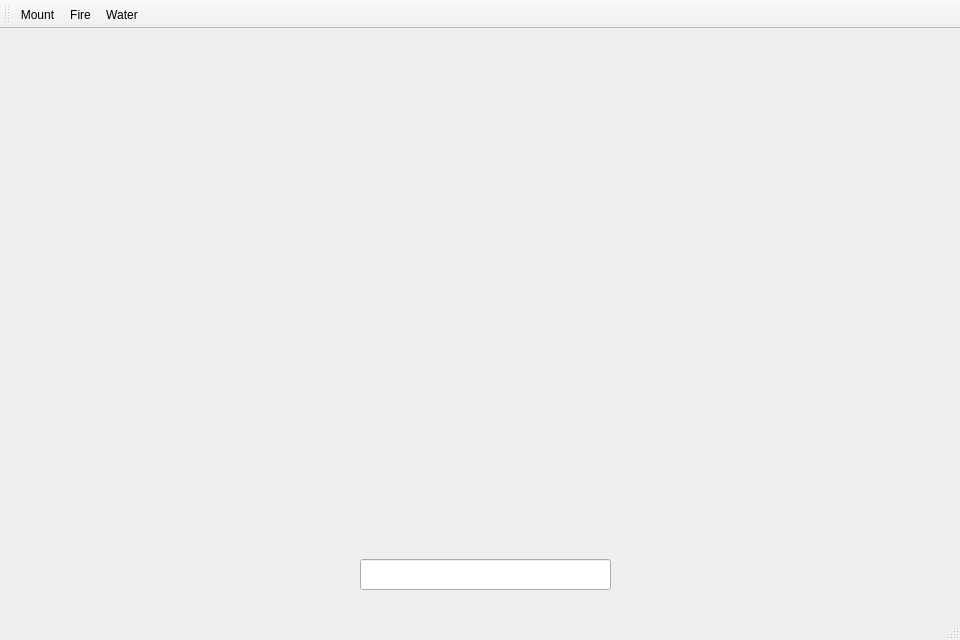
<?xml version="1.0" encoding="UTF-8"?>
<ui version="4.0">
 <class>MainWindow</class>
 <widget class="QMainWindow" name="MainWindow">
  <property name="geometry">
   <rect>
    <x>0</x>
    <y>0</y>
    <width>960</width>
    <height>640</height>
   </rect>
  </property>
  <property name="maximumSize">
   <size>
    <width>960</width>
    <height>640</height>
   </size>
  </property>
  <property name="windowTitle">
   <string>MainWindow</string>
  </property>
  <property name="autoFillBackground">
   <bool>false</bool>
  </property>
  <widget class="QWidget" name="centralwidget">
   <widget class="QLineEdit" name="lineEdit">
    <property name="geometry">
     <rect>
      <x>360</x>
      <y>530</y>
      <width>251</width>
      <height>31</height>
     </rect>
    </property>
   </widget>
  </widget>
  <widget class="QMenuBar" name="menubar">
   <property name="geometry">
    <rect>
     <x>0</x>
     <y>0</y>
     <width>960</width>
     <height>23</height>
    </rect>
   </property>
  </widget>
  <widget class="QStatusBar" name="statusbar"/>
  <widget class="QToolBar" name="toolBar_2">
   <property name="windowTitle">
    <string>toolBar_2</string>
   </property>
   <attribute name="toolBarArea">
    <enum>TopToolBarArea</enum>
   </attribute>
   <attribute name="toolBarBreak">
    <bool>false</bool>
   </attribute>
   <addaction name="actionMount"/>
   <addaction name="actionFire"/>
   <addaction name="actionWater"/>
  </widget>
  <action name="actionMount">
   <property name="icon">
    <iconset resource="Img.qrc">
     <normaloff>:/images/Res/mount.png</normaloff>:/images/Res/mount.png</iconset>
   </property>
   <property name="text">
    <string>Mount</string>
   </property>
   <property name="toolTip">
    <string>Mount</string>
   </property>
  </action>
  <action name="actionFire">
   <property name="icon">
    <iconset resource="Img.qrc">
     <normaloff>:/images/Res/fire.png</normaloff>:/images/Res/fire.png</iconset>
   </property>
   <property name="text">
    <string>Fire</string>
   </property>
   <property name="toolTip">
    <string>Fire</string>
   </property>
  </action>
  <action name="actionWater">
   <property name="icon">
    <iconset resource="Img.qrc">
     <normaloff>:/images/Res/water.png</normaloff>:/images/Res/water.png</iconset>
   </property>
   <property name="text">
    <string>Water</string>
   </property>
   <property name="toolTip">
    <string>Water</string>
   </property>
  </action>
 </widget>
 <resources>
  <include location="Img.qrc"/>
 </resources>
 <connections/>
</ui>
